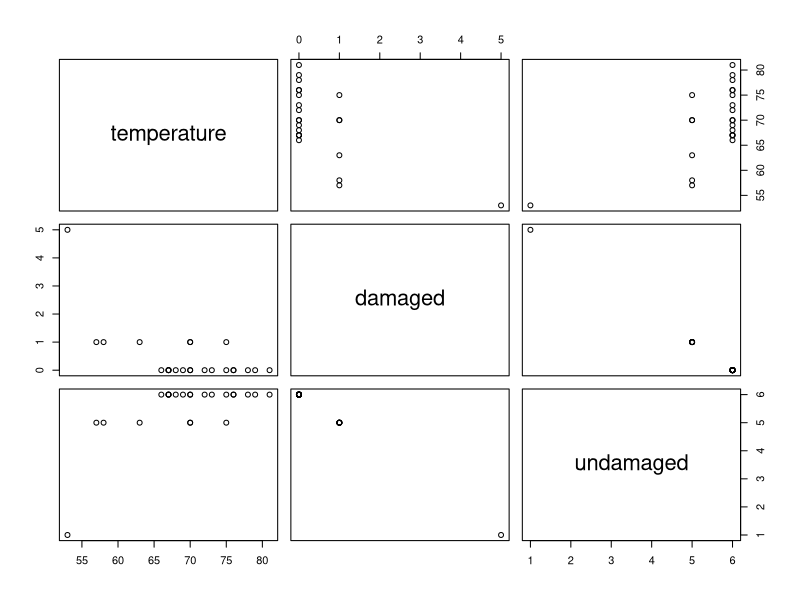
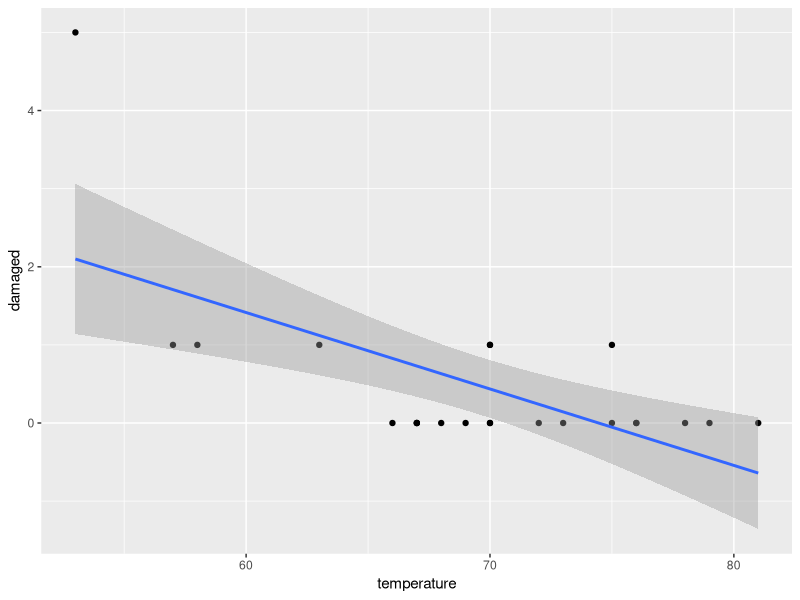

Source code (R) for these figures, in order:
## ---- chunk 1
knitr::opts_chunk$set(echo = TRUE)
## ---- chunk 2
eth <- 0
sex <- 1
lrn <- 1
yhat <- 18.93 - 9.11 * eth + 3.1 * sex + 2.15 * lrn
2 - yhat


## ---- chunk 3
temperature <- c(53,57,58,63,66,67,67,67,68,69,70,70,70,70,72,73,75,75,76,76,78,79,81)
damaged <- c(5,1,1,1,0,0,0,0,0,0,1,0,1,0,0,0,0,1,0,0,0,0,0)
undamaged <- c(1,5,5,5,6,6,6,6,6,6,5,6,5,6,6,6,6,5,6,6,6,6,6)

ShuttleMission <- data.frame(temperature, damaged, undamaged)
plot(ShuttleMission)


## ---- chunk 4
library(ggplot2)
ggplot(ShuttleMission,aes(x=temperature,y=damaged)) + geom_point() + 
  stat_smooth(method = 'lm', family = 'binomial')
